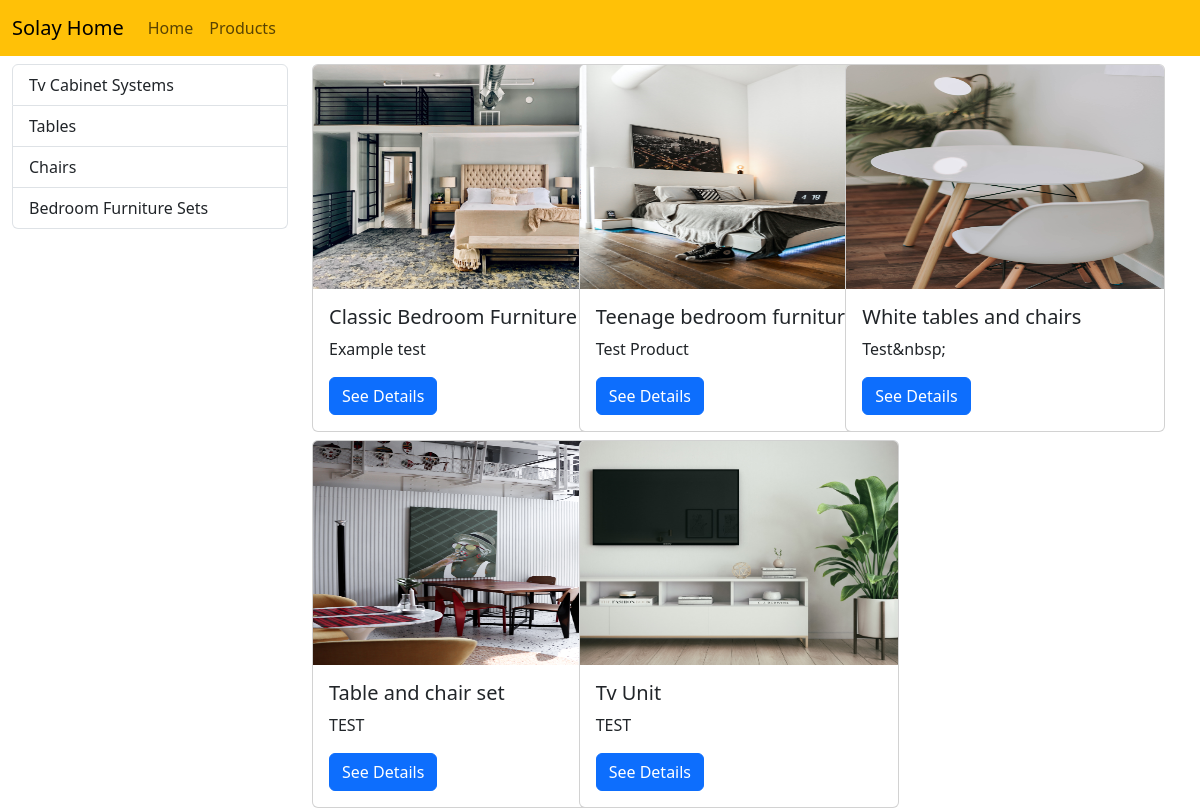
The page /posts on the database its author committed.
### catalog/models.py (models this page shows, shortened)
class Category(models.Model):
    name = models.CharField(max_length=150)
    slug = models.SlugField(null=False, blank=True, unique=True, db_index=True, editable=False)

class Post(models.Model):
    title = models.CharField(max_length=200)
    description = RichTextField(null=True)
    is_active = models.BooleanField(default=False)
    is_home = models.BooleanField(default=False)
    slug = models.SlugField(null=True, blank=True, unique=True, db_index=True, editable=False)
    categories = models.ManyToManyField(Category, blank=True)
    home_image = models.ImageField(upload_to="Post_home",null=True,blank=True)

### catalog/views.py (the view)
# urls.py: path("posts", views.posts, name="posts"),
def posts(request):
    context = {
        "posts":Post.objects.filter(is_active=True),
        "categories" : Category.objects.all(),
    }
    return render(request, "catalog/posts.html",context)

### catalog/templates/catalog/posts.html (shortened to what this page needs)
{% extends "base.html" %}
{% load static %}
{% block content %}
<div class="container-fluid">
    <div class="row">
        <div class="col-sm-3 mt-2">
            {% include 'catalog/partials/_categories.html' %}
        </div>
        <div class="col-sm-8">
            <div class="row">
                {% if posts|length > 0 %}
                    {% for post in posts %}
                        {% if post.is_active %}
                            <div class="col col-sm-4 mt-2">
                                {% include 'catalog/partials/_post.html' %}
                            </div>
                        {% endif %}
                    {% endfor %}
                {% else %}
                    <div class="alert alert-warning mt-2">No Posts Yet</div>
                {% endif %}
            </div>
        </div>
    </div>
</div>
{% endblock  %}

### templates/base.html (shortened to what this page needs)
{% load static %}
<!DOCTYPE html>
<html lang="tr">
<head>
    <link rel="stylesheet" href="{% static 'css/bootstrap.min.css' %}">
    <link rel="stylesheet" href="{% static 'css/base.css' %}">
</head>
<body>
    {% include 'partials/_navbar.html' %}
    {% block content %}{% endblock  %}
</body>
</html>

### templates/partials/_navbar.html
<nav class="navbar navbar-expand-lg" style="background-color: #ffc107;">
    <div class="container-fluid">
        <a href="{% url 'home' %}" class="navbar-brand">Solay Home</a>
        <ul class="navbar-nav me-auto">
            <li class="nav-item">
                <a class="nav-link" href="{% url 'home' %}">Home</a>
            </li>
            <li class="nav-item">
                <a class="nav-link" href="{% url 'posts' %}">Products</a>
            </li>
        </ul>
    </div>
</nav>

### catalog/templates/catalog/partials/_categories.html
{% load static %}
<div class="list-group">
    {% for category in categories %}
        {% if category.slug == selected_category %}
            <a href="{% url 'post_by_category' category.slug %}" class="list-group-item list-group-item-action active">{{ category.name|title }}</a>
        {% else %}
            <a href="{% url 'post_by_category' category.slug %}" class="list-group-item list-group-item-action">{{ category.name|title }}</a>
        {% endif %}
    {% endfor %}
</div>

### catalog/templates/catalog/partials/_post.html
{% load static %}
<div class="card" style="width: 20rem; ">
        <img src="{{ post.home_image.url }}" class="card-img-top" style="height: 14rem;">
    <div class="card-body">
        <h5 class="card-title">{{ post.title }}</h5>
        <p class="card-text">{{ post.description|striptags|slice:"0:100" }}</p>
        <a href="{% url 'post_details' post.slug %}" class="btn btn-primary">See Details</a>
    </div>
</div>

### rows shown on the page
Category: name "Tv Cabinet Systems"
Category: name "Tables"
Category: name "Chairs"
Category: name "Bedroom Furniture Sets"
Post: home_image (picture), title "Classic Bedroom Furniture", description "Example test"
Post: home_image (picture), title "Teenage bedroom furniture", description "Test Product"
Post: home_image (picture), title "White tables and chairs", description "Test&nbsp;"
Post: home_image (picture), title "Table and chair set", description "TEST"
Post: home_image (picture), title "Tv Unit", description "TEST"
